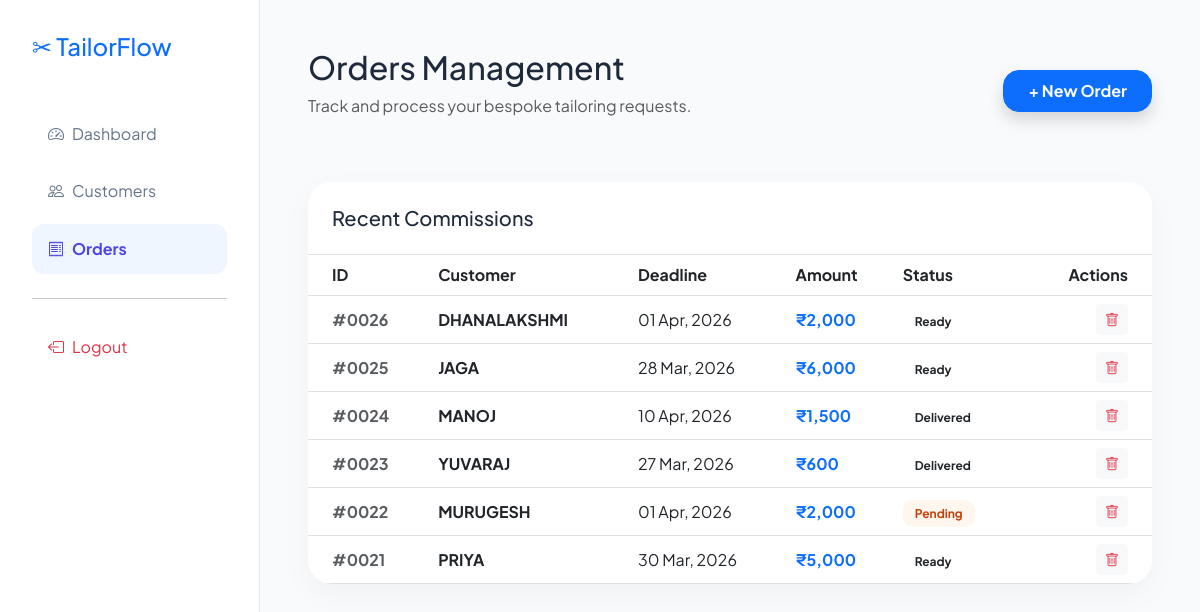
Screenshot of /total_amount.php (signed in) with the database file from the repository.
### tables this page shows
CREATE TABLE `orders` (
  `id` int(11) NOT NULL,
  `customer_id` int(11) DEFAULT NULL,
  `order_date` date DEFAULT NULL,
  `delivery_date` date DEFAULT NULL,
  `total_amount` decimal(10,2) DEFAULT NULL,
  `status` enum('Pending','In Progress','Ready','Delivered') DEFAULT 'Pending',
  `created_at` timestamp NOT NULL DEFAULT current_timestamp(),
  `discount` decimal(10,2) DEFAULT 0.00
);

CREATE TABLE `customers` (
  `id` int(11) NOT NULL,
  `name` varchar(100) NOT NULL,
  `phone` varchar(15) DEFAULT NULL,
  `email` varchar(100) DEFAULT NULL,
  `address` text DEFAULT NULL,
  `created_at` timestamp NOT NULL DEFAULT current_timestamp()
);

### total_amount.php (the view, shortened to what this page needs)
<?php
include 'config.php';
$orders = $pdo->query("SELECT o.*, c.name as customer FROM orders o JOIN customers c ON o.customer_id=c.id ORDER BY o.id DESC")->fetchAll();
?>
<!DOCTYPE html>
<html lang="en">
<head>
    <link href="https://cdn.jsdelivr.net/npm/bootstrap@5.3.0/dist/css/bootstrap.min.css" rel="stylesheet">
    <link rel="stylesheet" href="https://cdn.jsdelivr.net/npm/bootstrap-icons@1.11.1/font/bootstrap-icons.css">
</head>
<body>
<div class="sidebar">
    <h4 class="fw-800 mb-5 text-primary">✂ TailorFlow</h4>
    <nav class="nav flex-column gap-2">
        <a href="home.php" class="nav-link"><i class="bi bi-speedometer2 me-2"></i> Dashboard</a>
        <a href="customers.php" class="nav-link"><i class="bi bi-people me-2"></i> Customers</a>
        <a href="orders.php" class="nav-link active"><i class="bi bi-receipt me-2"></i> Orders</a>
        <hr>
        <a href="logout.php" class="nav-link text-danger"><i class="bi bi-box-arrow-left me-2"></i> Logout</a>
    </nav>
</div>
<div class="main-content">
    <div class="d-flex justify-content-between align-items-center mb-5">
        <div>
            <h2 class="fw-800">Orders Management</h2>
            <p class="text-muted">Track and process your bespoke tailoring requests.</p>
        </div>
        <button class="btn btn-primary px-4 py-2 rounded-4 fw-bold shadow" data-bs-toggle="collapse" data-bs-target="#newOrder">
            + New Order
        </button>
    </div>
    <div class="order-card p-0 overflow-hidden">
        <div class="p-4 border-bottom">
            <h5 class="fw-800 mb-0">Recent Commissions</h5>
        </div>
        <table class="table mb-0">
            <thead class="bg-light">
                <tr>
                    <th class="ps-4">ID</th>
                    <th>Customer</th>
                    <th>Deadline</th>
                    <th>Amount</th>
                    <th>Status</th>
                    <th class="text-end pe-4">Actions</th>
                </tr>
            </thead>
            <tbody>
                <?php foreach($orders as $o): ?>
                <tr class="align-middle">
                    <td class="ps-4 fw-bold text-muted">#<?php echo str_pad($o['id'], 4, '0', STR_PAD_LEFT); ?></td>
                    <td class="fw-bold"><?php echo htmlspecialchars($o['customer']); ?></td>
                    <td><?php echo date('d M, Y', strtotime($o['delivery_date'])); ?></td>
                    <td class="fw-bold text-primary">₹<?php echo number_format($o['total_amount']); ?></td>
                    <td><span class="status-badge status-<?php echo str_replace(' ', '', $o['status']); ?>"><?php echo $o['status']; ?></span></td>
                    <td class="text-end pe-4">
                        <a href="?delete=<?php echo $o['id']; ?>" class="btn btn-light btn-sm text-danger" onclick="return confirm('Delete order?')"><i class="bi bi-trash"></i></a>
                    </td>
                </tr>
                <?php endforeach; ?>
            </tbody>
        </table>
    </div>
</div>
</body>
</html>

### total_amount.php (style rules this page uses)
:root { --brand: #4f46e5; --bg: #f8fafc; }
body { font-family: 'Plus Jakarta Sans', sans-serif; background: var(--bg); color: #1e293b; }
.sidebar { width: 260px; height: 100vh; position: fixed; background: #fff; border-right: 1px solid #e2e8f0; padding: 2rem; }
.main-content { margin-left: 260px; padding: 3rem; }
.nav-link { display: flex; align-items: center; padding: 0.8rem 1rem; color: #64748b; border-radius: 12px; text-decoration: none; transition: 0.3s; }
.nav-link.active { background: #eff6ff; color: var(--brand); font-weight: 700; }
.order-card { background: #fff; border-radius: 24px; border: none; box-shadow: 0 10px 30px rgba(0,0,0,0.04); }
.status-badge { padding: 6px 12px; border-radius: 10px; font-size: 0.75rem; font-weight: 700; }
.status-Pending { background: #fff7ed; color: #c2410c; }

### rows the page displays
orders: id "0026", customer.name "DHANALAKSHMI", delivery_date "01 Apr, 2026", total_amount "2,000", status "Ready"
orders: id "0025", customer.name "JAGA", delivery_date "28 Mar, 2026", total_amount "6,000", status "Ready"
orders: id "0024", customer.name "MANOJ", delivery_date "10 Apr, 2026", total_amount "1,500", status "Delivered"
orders: id "0023", customer.name "YUVARAJ", delivery_date "27 Mar, 2026", total_amount "600", status "Delivered"
orders: id "0022", customer.name "MURUGESH", delivery_date "01 Apr, 2026", total_amount "2,000", status "Pending"
orders: id "0021", customer.name "PRIYA", delivery_date "30 Mar, 2026", total_amount "5,000", status "Ready"
